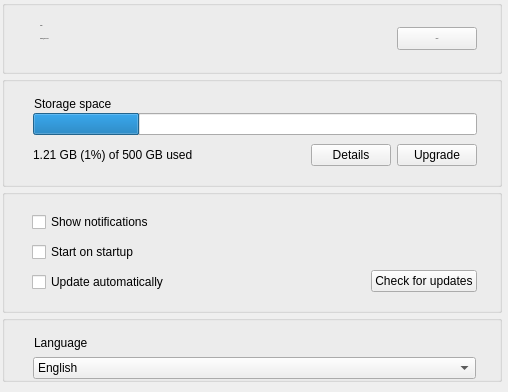
     <widget class="QWidget" name="pAccount">
      <property name="sizePolicy">
       <sizepolicy hsizetype="Preferred" vsizetype="Maximum">
        <horstretch>0</horstretch>
        <verstretch>0</verstretch>
       </sizepolicy>
      </property>
      <property name="minimumSize">
       <size>
        <width>0</width>
        <height>0</height>
       </size>
      </property>
      <layout class="QVBoxLayout" name="verticalLayout_2">
       <property name="spacing">
        <number>0</number>
       </property>
       <property name="leftMargin">
        <number>2</number>
       </property>
       <property name="topMargin">
        <number>0</number>
       </property>
       <property name="rightMargin">
        <number>6</number>
       </property>
       <property name="bottomMargin">
        <number>0</number>
       </property>
       <item>
        <widget class="QGroupBox" name="groupBox_3">
         <property name="sizePolicy">
          <sizepolicy hsizetype="Preferred" vsizetype="Maximum">
           <horstretch>0</horstretch>
           <verstretch>0</verstretch>
          </sizepolicy>
         </property>
         <property name="maximumSize">
          <size>
           <width>16777215</width>
           <height>16777215</height>
          </size>
         </property>
         <property name="font">
          <font>
           <pointsize>-1</pointsize>
          </font>
         </property>
         <property name="styleSheet">
          <string notr="true"/>
         </property>
         <property name="title">
          <string notr="true"/>
         </property>
         <property name="flat">
          <bool>true</bool>
         </property>
         <layout class="QHBoxLayout" name="horizontalLayout_3" stretch="0,0,0">
          <property name="spacing">
           <number>6</number>
          </property>
          <property name="leftMargin">
           <number>26</number>
          </property>
          <property name="topMargin">
           <number>16</number>
          </property>
          <property name="rightMargin">
           <number>22</number>
          </property>
          <property name="bottomMargin">
           <number>16</number>
          </property>
          <item>
           <widget class="QPushButton" name="lAccountImage">
            <property name="sizePolicy">
             <sizepolicy hsizetype="Minimum" vsizetype="Preferred">
              <horstretch>0</horstretch>
              <verstretch>0</verstretch>
             </sizepolicy>
            </property>
            <property name="styleSheet">
             <string notr="true">border: none;</string>
            </property>
            <property name="text">
             <string/>
            </property>
            <property name="icon">
             <iconset resource="../Resources_linux.qrc">
              <normaloff>:/images/Free.png</normaloff>:/images/Free.png</iconset>
            </property>
            <property name="iconSize">
             <size>
              <width>32</width>
              <height>32</height>
             </size>
            </property>
            <property name="flat">
             <bool>true</bool>
            </property>
           </widget>
          </item>
          <item>
           <widget class="QWidget" name="wDetails" native="true">
            <property name="sizePolicy">
             <sizepolicy hsizetype="Preferred" vsizetype="Maximum">
              <horstretch>0</horstretch>
              <verstretch>0</verstretch>
             </sizepolicy>
            </property>
            <property name="minimumSize">
             <size>
              <width>0</width>
              <height>33</height>
             </size>
            </property>
            <property name="maximumSize">
             <size>
              <width>16777215</width>
              <height>33</height>
             </size>
            </property>
            <layout class="QVBoxLayout" name="verticalLayout_6">
             <property name="spacing">
              <number>0</number>
             </property>
             <property name="leftMargin">
              <number>0</number>
             </property>
             <property name="topMargin">
              <number>0</number>
             </property>
             <property name="rightMargin">
              <number>0</number>
             </property>
             <property name="bottomMargin">
              <number>3</number>
             </property>
             <item>
              <widget class="QWidget" name="wAccountDetails" native="true">
               <property name="sizePolicy">
                <sizepolicy hsizetype="Preferred" vsizetype="Maximum">
                 <horstretch>0</horstretch>
                 <verstretch>0</verstretch>
                </sizepolicy>
               </property>
               <property name="minimumSize">
                <size>
                 <width>0</width>
                 <height>0</height>
                </size>
               </property>
               <layout class="QHBoxLayout" name="horizontalLayout_4">
                <property name="spacing">
                 <number>0</number>
                </property>
                <property name="margin">
                 <number>0</number>
                </property>
                <item>
                 <widget class="QLabel" name="lAccountType">
                  <property name="sizePolicy">
                   <sizepolicy hsizetype="Preferred" vsizetype="Maximum">
                    <horstretch>0</horstretch>
                    <verstretch>0</verstretch>
                   </sizepolicy>
                  </property>
                  <property name="text">
                   <string>FREE</string>
                  </property>
                 </widget>
                </item>
               </layout>
              </widget>
             </item>
             <item>
              <widget class="QWidget" name="widget_10" native="true">
               <property name="sizePolicy">
                <sizepolicy hsizetype="Preferred" vsizetype="Maximum">
                 <horstretch>0</horstretch>
                 <verstretch>0</verstretch>
                </sizepolicy>
               </property>
               <property name="styleSheet">
                <string notr="true"/>
               </property>
               <layout class="QHBoxLayout" name="horizontalLayout_16">
                <property name="spacing">
                 <number>0</number>
                </property>
                <property name="margin">
                 <number>0</number>
                </property>
                <item>
                 <widget class="QLabel" name="lEmail">
                  <property name="sizePolicy">
                   <sizepolicy hsizetype="Preferred" vsizetype="Maximum">
                    <horstretch>0</horstretch>
                    <verstretch>0</verstretch>
                   </sizepolicy>
                  </property>
                  <property name="minimumSize">
                   <size>
                    <width>0</width>
                    <height>17</height>
                   </size>
                  </property>
                  <property name="text">
                   <string notr="true">sample@email.com</string>
                  </property>
                 </widget>
                </item>
                <item>
                 <spacer name="hAccountDetails">
                  <property name="orientation">
                   <enum>Qt::Horizontal</enum>
                  </property>
                  <property name="sizeHint" stdset="0">
                   <size>
                    <width>40</width>
                    <height>0</height>
                   </size>
                  </property>
                 </spacer>
                </item>
               </layout>
              </widget>
             </item>
            </layout>
           </widget>
          </item>
          <item>
           <widget class="QPushButton" name="bUnlink">
            <property name="sizePolicy">
             <sizepolicy hsizetype="Minimum" vsizetype="Minimum">
              <horstretch>0</horstretch>
              <verstretch>0</verstretch>
             </sizepolicy>
            </property>
            <property name="minimumSize">
             <size>
              <width>0</width>
              <height>23</height>
             </size>
            </property>
            <property name="maximumSize">
             <size>
              <width>16777215</width>
              <height>23</height>
             </size>
            </property>
            <property name="focusPolicy">
             <enum>Qt::NoFocus</enum>
            </property>
            <property name="styleSheet">
             <string notr="true"/>
            </property>
            <property name="text">
             <string>Logout</string>
            </property>
            <property name="autoDefault">
             <bool>false</bool>
            </property>
            <property name="default">
             <bool>false</bool>
            </property>
           </widget>
          </item>
         </layout>
        </widget>
       </item>
       <item>
        <widget class="QToolButton" name="toolButton">
         <property name="sizePolicy">
          <sizepolicy hsizetype="Preferred" vsizetype="Preferred">
           <horstretch>0</horstretch>
           <verstretch>0</verstretch>
          </sizepolicy>
         </property>
         <property name="minimumSize">
          <size>
           <width>500</width>
           <height>2</height>
          </size>
         </property>
         <property name="maximumSize">
          <size>
           <width>500</width>
           <height>2</height>
          </size>
         </property>
         <property name="styleSheet">
          <string notr="true">background: transparent;
border: none;</string>
         </property>
         <property name="text">
          <string/>
         </property>
         <property name="icon">
          <iconset resource="../Resources_linux.qrc">
           <normaloff>:/images/separator line.png</normaloff>:/images/separator line.png</iconset>
         </property>
         <property name="iconSize">
          <size>
           <width>500</width>
           <height>2</height>
          </size>
         </property>
         <property name="checkable">
          <bool>false</bool>
         </property>
        </widget>
       </item>
       <item>
        <widget class="QGroupBox" name="gStorageSpace">
         <property name="sizePolicy">
          <sizepolicy hsizetype="Preferred" vsizetype="Maximum">
           <horstretch>0</horstretch>
           <verstretch>0</verstretch>
          </sizepolicy>
         </property>
         <property name="maximumSize">
          <size>
           <width>16777215</width>
           <height>16777215</height>
          </size>
         </property>
         <property name="styleSheet">
          <string notr="true"/>
         </property>
         <property name="title">
          <string/>
         </property>
         <property name="flat">
          <bool>true</bool>
         </property>
         <layout class="QVBoxLayout" name="verticalLayout_7">
          <property name="spacing">
           <number>2</number>
          </property>
          <property name="leftMargin">
           <number>24</number>
          </property>
          <property name="topMargin">
           <number>15</number>
          </property>
          <property name="rightMargin">
           <number>22</number>
          </property>
          <property name="bottomMargin">
           <number>7</number>
          </property>
          <item>
           <widget class="QLabel" name="lStorageSpace">
            <property name="sizePolicy">
             <sizepolicy hsizetype="Preferred" vsizetype="Maximum">
              <horstretch>0</horstretch>
              <verstretch>0</verstretch>
             </sizepolicy>
            </property>
            <property name="styleSheet">
             <string notr="true"/>
            </property>
            <property name="text">
             <string>Storage space</string>
            </property>
            <property name="indent">
             <number>5</number>
            </property>
           </widget>
          </item>
          <item>
           <widget class="QWidget" name="widget_14" native="true">
            <layout class="QHBoxLayout" name="horizontalLayout_19">
             <property name="spacing">
              <number>0</number>
             </property>
             <property name="leftMargin">
              <number>4</number>
             </property>
             <property name="topMargin">
              <number>0</number>
             </property>
             <property name="rightMargin">
              <number>0</number>
             </property>
             <property name="bottomMargin">
              <number>0</number>
             </property>
             <item>
              <widget class="QProgressBar" name="pStorage">
               <property name="minimumSize">
                <size>
                 <width>442</width>
                 <height>0</height>
                </size>
               </property>
               <property name="maximumSize">
                <size>
                 <width>448</width>
                 <height>16777215</height>
                </size>
               </property>
               <property name="styleSheet">
                <string notr="true"/>
               </property>
               <property name="value">
                <number>24</number>
               </property>
               <property name="textVisible">
                <bool>false</bool>
               </property>
              </widget>
             </item>
            </layout>
           </widget>
          </item>
          <item>
           <widget class="QWidget" name="widget_3" native="true">
            <property name="sizePolicy">
             <sizepolicy hsizetype="Preferred" vsizetype="Maximum">
              <horstretch>0</horstretch>
              <verstretch>0</verstretch>
             </sizepolicy>
            </property>
            <property name="minimumSize">
             <size>
              <width>0</width>
              <height>0</height>
             </size>
            </property>
            <property name="maximumSize">
             <size>
              <width>16777215</width>
              <height>16777215</height>
             </size>
            </property>
            <property name="styleSheet">
             <string notr="true"/>
            </property>
            <layout class="QHBoxLayout" name="horizontalLayout_5">
             <property name="spacing">
              <number>6</number>
             </property>
             <property name="leftMargin">
              <number>0</number>
             </property>
             <property name="topMargin">
              <number>7</number>
             </property>
             <property name="rightMargin">
              <number>0</number>
             </property>
             <property name="bottomMargin">
              <number>11</number>
             </property>
             <item>
              <widget class="QLabel" name="lStorage">
               <property name="sizePolicy">
                <sizepolicy hsizetype="Preferred" vsizetype="Maximum">
                 <horstretch>0</horstretch>
                 <verstretch>0</verstretch>
                </sizepolicy>
               </property>
               <property name="minimumSize">
                <size>
                 <width>0</width>
                 <height>22</height>
                </size>
               </property>
               <property name="styleSheet">
                <string notr="true">margin-left: 1px;
</string>
               </property>
               <property name="text">
                <string notr="true">1.21 GB (1%) of 500 GB used</string>
               </property>
              </widget>
             </item>
             <item>
              <spacer name="hStorage">
               <property name="orientation">
                <enum>Qt::Horizontal</enum>
               </property>
               <property name="sizeType">
                <enum>QSizePolicy::Expanding</enum>
               </property>
               <property name="sizeHint" stdset="0">
                <size>
                 <width>32</width>
                 <height>0</height>
                </size>
               </property>
              </spacer>
             </item>
             <item>
              <widget class="QPushButton" name="bStorageDetails">
               <property name="sizePolicy">
                <sizepolicy hsizetype="Minimum" vsizetype="Preferred">
                 <horstretch>0</horstretch>
                 <verstretch>0</verstretch>
                </sizepolicy>
               </property>
               <property name="text">
                <string>Details</string>
               </property>
               <property name="autoDefault">
                <bool>false</bool>
               </property>
              </widget>
             </item>
             <item>
              <widget class="QPushButton" name="bUpgrade">
               <property name="sizePolicy">
                <sizepolicy hsizetype="Minimum" vsizetype="Preferred">
                 <horstretch>0</horstretch>
                 <verstretch>0</verstretch>
                </sizepolicy>
               </property>
               <property name="minimumSize">
                <size>
                 <width>0</width>
                 <height>0</height>
                </size>
               </property>
               <property name="focusPolicy">
                <enum>Qt::NoFocus</enum>
               </property>
               <property name="styleSheet">
                <string notr="true"/>
               </property>
               <property name="text">
                <string>Upgrade</string>
               </property>
               <property name="autoDefault">
                <bool>false</bool>
               </property>
              </widget>
             </item>
            </layout>
           </widget>
          </item>
         </layout>
        </widget>
       </item>
       <item>
        <widget class="QToolButton" name="toolButton_2">
         <property name="sizePolicy">
          <sizepolicy hsizetype="Preferred" vsizetype="Preferred">
           <horstretch>0</horstretch>
           <verstretch>0</verstretch>
          </sizepolicy>
         </property>
         <property name="minimumSize">
          <size>
           <width>500</width>
           <height>2</height>
          </size>
         </property>
         <property name="maximumSize">
          <size>
           <width>500</width>
           <height>2</height>
          </size>
         </property>
         <property name="styleSheet">
          <string notr="true">background: transparent;
border: none;</string>
         </property>
         <property name="text">
          <string/>
         </property>
         <property name="icon">
          <iconset resource="../Resources_linux.qrc">
           <normaloff>:/images/separator line.png</normaloff>:/images/separator line.png</iconset>
         </property>
         <property name="iconSize">
          <size>
           <width>500</width>
           <height>2</height>
          </size>
         </property>
        </widget>
       </item>
       <item>
        <widget class="QGroupBox" name="gGeneral">
         <property name="sizePolicy">
          <sizepolicy hsizetype="Preferred" vsizetype="Maximum">
           <horstretch>0</horstretch>
           <verstretch>0</verstretch>
          </sizepolicy>
         </property>
         <property name="minimumSize">
          <size>
           <width>0</width>
           <height>0</height>
          </size>
         </property>
         <property name="maximumSize">
          <size>
           <width>16777215</width>
           <height>16777215</height>
          </size>
         </property>
         <property name="title">
          <string/>
         </property>
         <property name="flat">
          <bool>true</bool>
         </property>
         <layout class="QVBoxLayout" name="verticalLayout_3" stretch="0">
          <property name="leftMargin">
           <number>27</number>
          </property>
          <property name="topMargin">
           <number>16</number>
          </property>
          <property name="rightMargin">
           <number>22</number>
          </property>
          <property name="bottomMargin">
           <number>9</number>
          </property>
          <item>
           <widget class="QWidget" name="widget_4" native="true">
            <property name="minimumSize">
             <size>
              <width>0</width>
              <height>0</height>
             </size>
            </property>
            <property name="maximumSize">
             <size>
              <width>16777215</width>
              <height>16777215</height>
             </size>
            </property>
            <property name="styleSheet">
             <string notr="true"/>
            </property>
            <layout class="QHBoxLayout" name="horizontalLayout_12">
             <property name="leftMargin">
              <number>0</number>
             </property>
             <property name="topMargin">
              <number>1</number>
             </property>
             <property name="rightMargin">
              <number>0</number>
             </property>
             <property name="bottomMargin">
              <number>9</number>
             </property>
             <item>
              <widget class="QWidget" name="widget_5" native="true">
               <layout class="QVBoxLayout" name="verticalLayout_5">
                <property name="spacing">
                 <number>10</number>
                </property>
                <property name="margin">
                 <number>0</number>
                </property>
                <item>
                 <widget class="QCheckBox" name="cShowNotifications">
                  <property name="sizePolicy">
                   <sizepolicy hsizetype="Preferred" vsizetype="Maximum">
                    <horstretch>0</horstretch>
                    <verstretch>0</verstretch>
                   </sizepolicy>
                  </property>
                  <property name="text">
                   <string>Show notifications</string>
                  </property>
                 </widget>
                </item>
                <item>
                 <widget class="QCheckBox" name="cStartOnStartup">
                  <property name="enabled">
                   <bool>true</bool>
                  </property>
                  <property name="sizePolicy">
                   <sizepolicy hsizetype="Preferred" vsizetype="Maximum">
                    <horstretch>0</horstretch>
                    <verstretch>0</verstretch>
                   </sizepolicy>
                  </property>
                  <property name="text">
                   <string>Start on startup</string>
                  </property>
                 </widget>
                </item>
                <item>
                 <widget class="QCheckBox" name="cAutoUpdate">
                  <property name="enabled">
                   <bool>true</bool>
                  </property>
                  <property name="sizePolicy">
                   <sizepolicy hsizetype="Preferred" vsizetype="Maximum">
                    <horstretch>0</horstretch>
                    <verstretch>0</verstretch>
                   </sizepolicy>
                  </property>
                  <property name="text">
                   <string>Update automatically</string>
                  </property>
                 </widget>
                </item>
               </layout>
              </widget>
             </item>
             <item>
              <widget class="QWidget" name="widget_6" native="true">
               <property name="styleSheet">
                <string notr="true"/>
               </property>
               <layout class="QVBoxLayout" name="verticalLayout_15">
                <property name="margin">
                 <number>0</number>
                </property>
                <item>
                 <spacer name="verticalSpacer_2">
                  <property name="orientation">
                   <enum>Qt::Vertical</enum>
                  </property>
                  <property name="sizeHint" stdset="0">
                   <size>
                    <width>20</width>
                    <height>40</height>
                   </size>
                  </property>
                 </spacer>
                </item>
                <item>
                 <widget class="QWidget" name="widget_7" native="true">
                  <property name="maximumSize">
                   <size>
                    <width>16777215</width>
                    <height>32</height>
                   </size>
                  </property>
                  <layout class="QHBoxLayout" name="horizontalLayout_13">
                   <property name="leftMargin">
                    <number>0</number>
                   </property>
                   <property name="topMargin">
                    <number>8</number>
                   </property>
                   <property name="rightMargin">
                    <number>0</number>
                   </property>
                   <property name="bottomMargin">
                    <number>0</number>
                   </property>
                   <item>
                    <spacer name="horizontalSpacer_6">
                     <property name="orientation">
                      <enum>Qt::Horizontal</enum>
                     </property>
                     <property name="sizeHint" stdset="0">
                      <size>
                       <width>40</width>
                       <height>20</height>
                      </size>
                     </property>
                    </spacer>
                   </item>
                   <item>
                    <widget class="QPushButton" name="bUpdate">
                     <property name="sizePolicy">
                      <sizepolicy hsizetype="Minimum" vsizetype="Preferred">
                       <horstretch>0</horstretch>
                       <verstretch>0</verstretch>
                      </sizepolicy>
                     </property>
                     <property name="minimumSize">
                      <size>
                       <width>0</width>
                       <height>0</height>
                      </size>
                     </property>
                     <property name="maximumSize">
                      <size>
                       <width>16777215</width>
                       <height>16777215</height>
                      </size>
                     </property>
                     <property name="focusPolicy">
                      <enum>Qt::NoFocus</enum>
                     </property>
                     <property name="text">
                      <string>Check for updates</string>
                     </property>
                     <property name="autoDefault">
                      <bool>false</bool>
                     </property>
                    </widget>
                   </item>
                  </layout>
                 </widget>
                </item>
               </layout>
              </widget>
             </item>
            </layout>
           </widget>
          </item>
         </layout>
        </widget>
       </item>
       <item>
        <widget class="QToolButton" name="toolButton_3">
         <property name="sizePolicy">
          <sizepolicy hsizetype="Preferred" vsizetype="Preferred">
           <horstretch>0</horstretch>
           <verstretch>0</verstretch>
          </sizepolicy>
         </property>
         <property name="minimumSize">
          <size>
           <width>500</width>
           <height>2</height>
          </size>
         </property>
         <property name="maximumSize">
          <size>
           <width>500</width>
           <height>2</height>
          </size>
         </property>
         <property name="styleSheet">
          <string notr="true">background: transparent;
border: none;</string>
         </property>
         <property name="text">
          <string/>
         </property>
         <property name="icon">
          <iconset resource="../Resources_linux.qrc">
           <normaloff>:/images/separator line.png</normaloff>:/images/separator line.png</iconset>
         </property>
         <property name="iconSize">
          <size>
           <width>500</width>
           <height>2</height>
          </size>
         </property>
        </widget>
       </item>
       <item>
        <widget class="QGroupBox" name="gLanguage">
         <property name="sizePolicy">
          <sizepolicy hsizetype="Preferred" vsizetype="Maximum">
           <horstretch>0</horstretch>
           <verstretch>0</verstretch>
          </sizepolicy>
         </property>
         <property name="minimumSize">
          <size>
           <width>0</width>
           <height>0</height>
          </size>
         </property>
         <property name="maximumSize">
          <size>
           <width>16777215</width>
           <height>16777215</height>
          </size>
         </property>
         <property name="styleSheet">
          <string notr="true"/>
         </property>
         <property name="title">
          <string/>
         </property>
         <property name="flat">
          <bool>true</bool>
         </property>
         <layout class="QVBoxLayout" name="verticalLayout_4">
          <property name="spacing">
           <number>7</number>
          </property>
          <property name="leftMargin">
           <number>28</number>
          </property>
          <property name="topMargin">
           <number>15</number>
          </property>
          <property name="rightMargin">
           <number>23</number>
          </property>
          <property name="bottomMargin">
           <number>0</number>
          </property>
          <item>
           <widget class="QLabel" name="label_6">
            <property name="styleSheet">
             <string notr="true"/>
            </property>
            <property name="text">
             <string>Language</string>
            </property>
            <property name="indent">
             <number>1</number>
            </property>
           </widget>
          </item>
          <item>
           <widget class="QWidget" name="widget_11" native="true">
            <layout class="QVBoxLayout" name="verticalLayout_17">
             <property name="margin">
              <number>0</number>
             </property>
             <item>
              <widget class="QComboBox" name="cLanguage">
               <property name="sizePolicy">
                <sizepolicy hsizetype="Preferred" vsizetype="Fixed">
                 <horstretch>0</horstretch>
                 <verstretch>0</verstretch>
                </sizepolicy>
               </property>
               <property name="minimumSize">
                <size>
                 <width>0</width>
                 <height>0</height>
                </size>
               </property>
               <property name="maximumSize">
                <size>
                 <width>16777215</width>
                 <height>16777215</height>
                </size>
               </property>
               <item>
                <property name="text">
                 <string>English</string>
                </property>
               </item>
              </widget>
             </item>
            </layout>
           </widget>
          </item>
         </layout>
        </widget>
       </item>
       <item>
        <spacer name="verticalSpacer_3">
         <property name="orientation">
          <enum>Qt::Vertical</enum>
         </property>
         <property name="sizeType">
          <enum>QSizePolicy::Expanding</enum>
         </property>
         <property name="sizeHint" stdset="0">
          <size>
           <width>20</width>
           <height>10</height>
          </size>
         </property>
        </spacer>
       </item>
      </layout>
     </widget>
